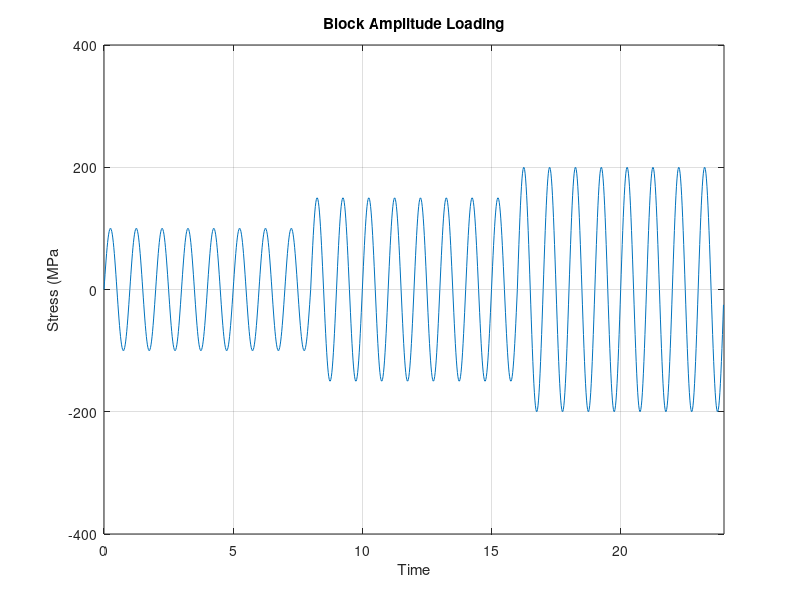

This figure's MATLAB source:
clear ylabel;
clear xlabel;

f=1;
T=1/f;
sr=50;
dur = 24;
t1=dur/3;
t2=2*dur/3;
t3=dur;

dt=1/sr;

nt=floor(dur/dt);

t=zeros(nt,1);
a=zeros(nt,1);
b=zeros(nt,1);

for i=1:nt
    
    t(i)=(i-1)*dt;
    
    a(i)=100*sin(2*pi*t(i)/T);
    b(i)=a(i);
    
    if(t(i)<=t1)
       
        b(i)=1*b(i);
        
    end
    if(t(i)>t1 && t(i)<=t2)
       
        b(i)=1.5*b(i);
        
    end    
    if(t(i)>t2 && t(i)<=t3)
       
        b(i)=2*b(i);
        
    end    
    
end   

hp=figure(999);



%
figure(2);
plot(t,b);
grid on;
xlabel('Time');
title('Block Amplitude Loading');
qqq=get(gca,'ylim');
qmax=400;
ylim([-qmax,qmax]);
xlim([0 24]);
ylabel('Stress (MPa');

%


